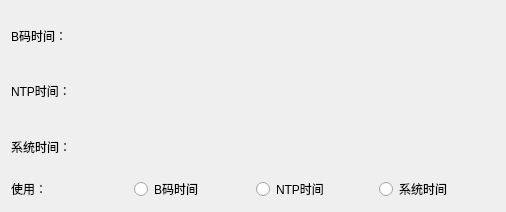
<?xml version="1.0" encoding="UTF-8"?>
<ui version="4.0">
 <class>TimeInfomationWidget</class>
 <widget class="QWidget" name="TimeInfomationWidget">
  <property name="geometry">
   <rect>
    <x>0</x>
    <y>0</y>
    <width>506</width>
    <height>212</height>
   </rect>
  </property>
  <property name="windowTitle">
   <string>Form</string>
  </property>
  <layout class="QVBoxLayout" name="verticalLayout">
   <item>
    <layout class="QHBoxLayout" name="horizontalLayout_4" stretch="0,1">
     <item>
      <widget class="QLabel" name="BCodeTimeNameLabel">
       <property name="text">
        <string>B码时间：</string>
       </property>
      </widget>
     </item>
     <item>
      <widget class="QLabel" name="BCodeTimeLabel">
       <property name="text">
        <string/>
       </property>
      </widget>
     </item>
    </layout>
   </item>
   <item>
    <layout class="QHBoxLayout" name="horizontalLayout_3" stretch="0,1">
     <item>
      <widget class="QLabel" name="ntpTimeNameLabel">
       <property name="text">
        <string>NTP时间：</string>
       </property>
      </widget>
     </item>
     <item>
      <widget class="QLabel" name="ntpTimeLabel">
       <property name="text">
        <string/>
       </property>
      </widget>
     </item>
    </layout>
   </item>
   <item>
    <layout class="QHBoxLayout" name="horizontalLayout_2" stretch="0,1">
     <item>
      <widget class="QLabel" name="systemTimeNameLabel">
       <property name="text">
        <string>系统时间：</string>
       </property>
      </widget>
     </item>
     <item>
      <widget class="QLabel" name="systemTimeLabel">
       <property name="text">
        <string/>
       </property>
      </widget>
     </item>
    </layout>
   </item>
   <item>
    <layout class="QHBoxLayout" name="horizontalLayout">
     <item>
      <widget class="QLabel" name="label_3">
       <property name="text">
        <string>使用：</string>
       </property>
      </widget>
     </item>
     <item>
      <widget class="QRadioButton" name="BCodeRadioBtn">
       <property name="text">
        <string>B码时间</string>
       </property>
      </widget>
     </item>
     <item>
      <widget class="QRadioButton" name="ntpRadioBtn">
       <property name="text">
        <string>NTP时间</string>
       </property>
      </widget>
     </item>
     <item>
      <widget class="QRadioButton" name="systemRadioBtn">
       <property name="text">
        <string>系统时间</string>
       </property>
      </widget>
     </item>
    </layout>
   </item>
  </layout>
 </widget>
 <resources/>
 <connections/>
</ui>
